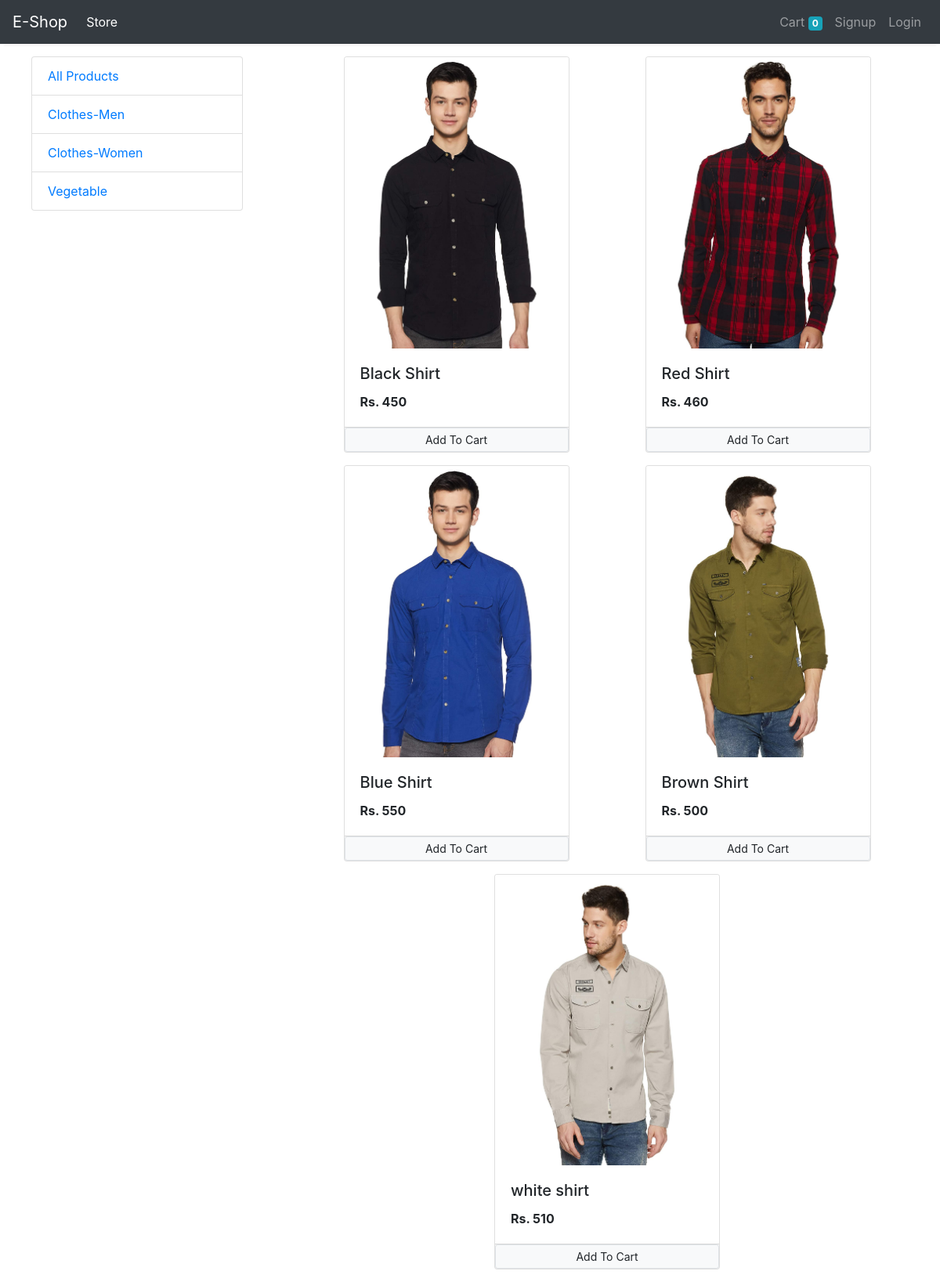
/?category=1, run on the app's committed database.
### store/models/category.py (models this page shows, shortened)
class Category(models.Model):
    name = models.CharField(max_length=20)
    @staticmethod
    def get_all_categories():
        return Category.objects.all()

### store/models/product.py (models this page shows, shortened)
class Product(models.Model):
    name = models.CharField(max_length=50)
    price = models.IntegerField(default=0)
    category = models.ForeignKey(Category , on_delete=models.CASCADE, default=1)
    description = models.CharField(max_length=200, default='', null=True , blank=True)
    image= models.ImageField(upload_to='uploads/products/')
    @staticmethod
    def get_all_products_by_categoryid(category_id):
        if category_id:
            return Product.objects.filter(category = category_id)
        else:
            return Product.objects.all()

### store/views/home.py (the view, shortened to what this page needs)
# urls.py: path('', Index.as_view(), name='homepage'),
class Index(View):
    def get(self,request):
        cart = request.session.get('cart')
        if not cart:
            request.session['cart'] = {}
        products = None
        categories = Category.get_all_categories()
        categoryID = request.GET.get('category')
        if categoryID:
            products = Product.get_all_products_by_categoryid(categoryID)
        else:
            products = Product.get_all_products()
        data = {}
        data['products'] = products
        data['categories'] = categories
        print('you are', request.session.get('email'))
        return render(request, 'index.html', data)

### store/templatetags/cart.py (called while the page is built)
@register.filter(name='is_in_cart')
def is_in_cart(product, cart):
    keys = cart.keys()
    for id in keys:
        if int(id) == product.id:
            return True
    return False

### store/templatetags/custom_filter.py (called while the page is built)
@register.filter(name='currency')
def currency(number):
    return "Rs. "+str(number)

### store/templates/index.html (shortened to what this page needs)
{% extends 'base.html' %}
{% load cart %}
{% load custom_filter %}
{% block content %}
    <div class="container-fluid mt-3">
        <div class="row">
            <div class="col-lg-3 mx-auto">
                <div class="list-group">
                    <a href="/" class="list-group-item list-group-item-">All Products</a>
                    {% for category in categories %}
                    <a href="/?category={{category.id}}" class="list-group-item list-group-item-">{{category.name}}</a>
                    {% endfor %}
                </div>
            </div>
            <div id="products" class="col-lg-8 mx-auto">
            <div class="row mx-auto">
                {% for product in products %}
                <div class="card mx-auto mb-3" id="{{product.id}}" style="width: 18rem;">
                    <img class="card-img-top" src="{{product.image.url}}" alt="Card image cap">
                    <div class="card-body">
                        <h5 class="card-title">{{product.name}}</h5>
                        <p class="card-text"><b>{{product.price|currency}}</b></p>
                    </div>
                    <div class="card-footer p-0 no-gutters">
                        {% if product|is_in_cart:request.session.cart %}
                    <div class="row no-gutters " >
                        <div>
                            <form action="/#{{product.id}}" class="col-2" method="post">
                                {% csrf_token %}
                                <input hidden type="text" name="product" value="{{product.id}}">
                                <input hidden type="text" name="remove" value="True">
                                <input type="submit" value=" - " class="btn btn-block btn-secondary" >
                            </form>
                            <div class="text-center col"> {{product|cart_quantity:request.session.cart}} in cart </div>
                            <form action="/#{{product.id}}" class="col-2" method="post">
                                {% csrf_token %}
                                <input hidden type="text" name="product" value="{{product.id}}">
                                <input type="submit" value=" + " class="btn btn-block btn-secondary" >
                            </form>
                        </div>
                    </div>
                        {% else %}
                        <form  action="/#{{product.id}}" method="POST" class="btn-block">
                        <input type="submit" class="float-right btn btn-light border btn-sm form-control" value="Add To Cart" >
                        </form>
                        {% endif %}
                    </div>
                </div>
                {% endfor %}
            </div>
        </div>
        </div>
    </div>
{% endblock %}

### data on the page
Category: name "Clothes-Men"
Category: name "Clothes-Women"
Category: name "Vegetable"
Product: {{ product.id }} 1 (drawn), image (picture), name "Black Shirt", price "Rs. 450"
Product: image (picture), name "Red Shirt", price "Rs. 460"
Product: image (picture), name "Blue Shirt", price "Rs. 550"
Product: image (picture), name "Brown Shirt", price "Rs. 500"
Product: image (picture), name "white shirt", price "Rs. 510"

### other printed values
{{ request.session.cart.keys|length }} "0"
